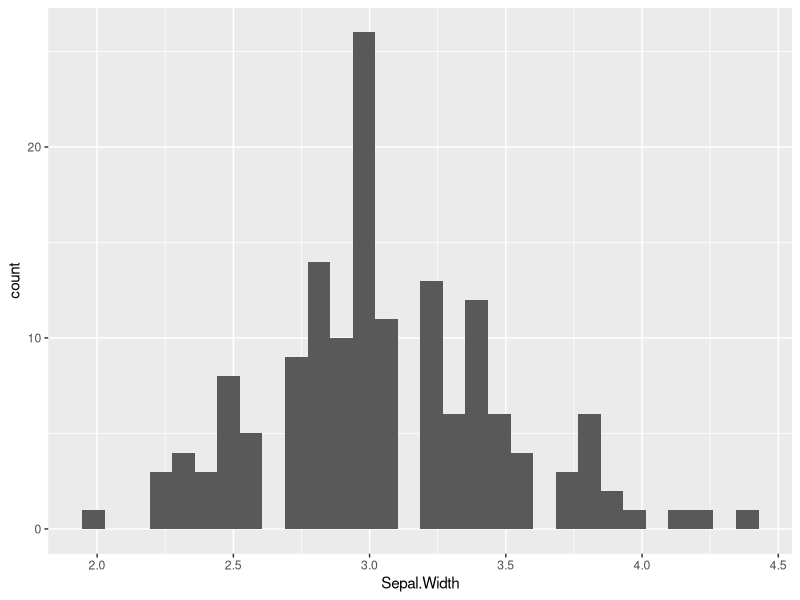
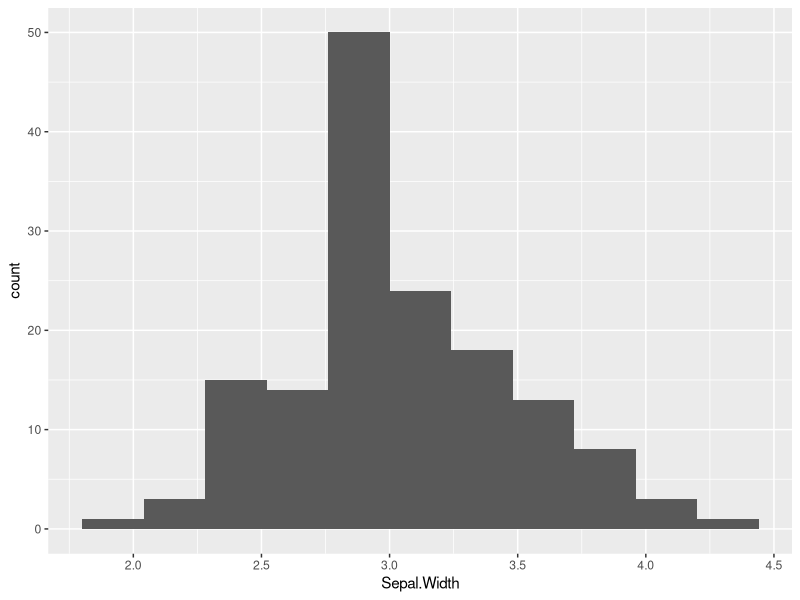
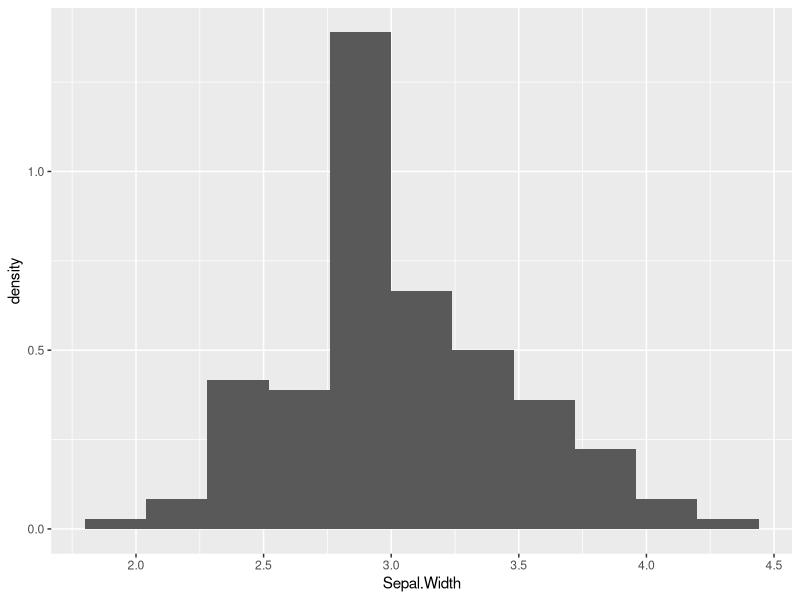
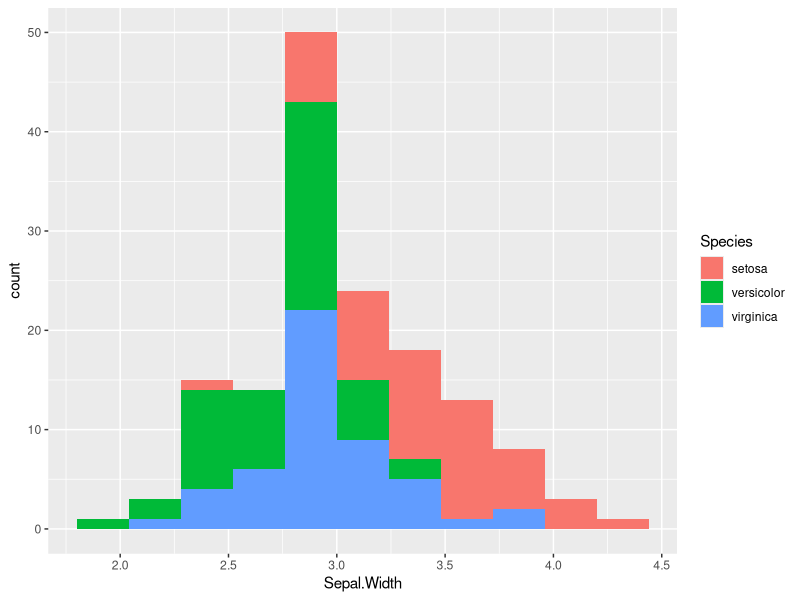
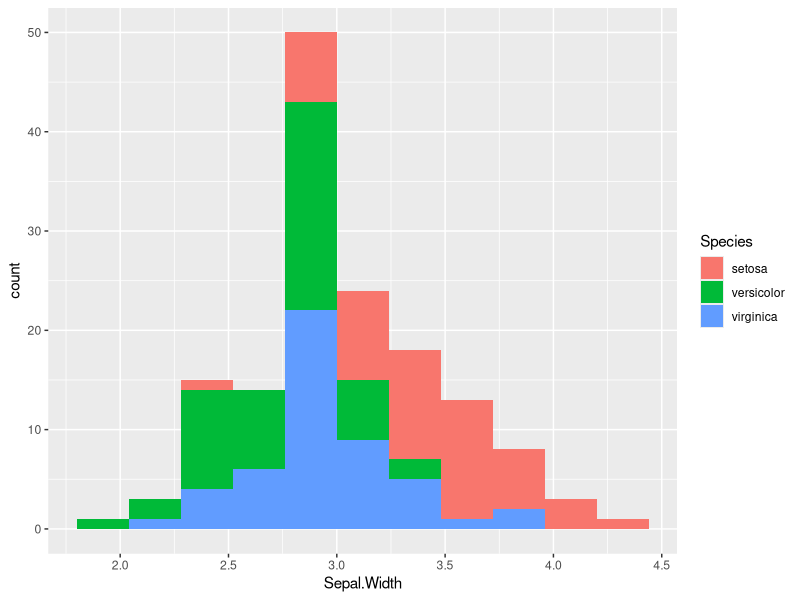
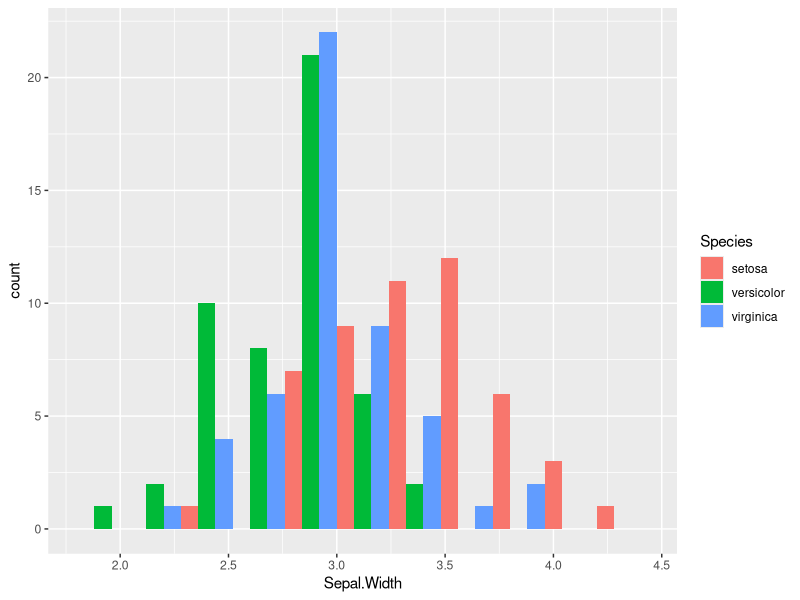
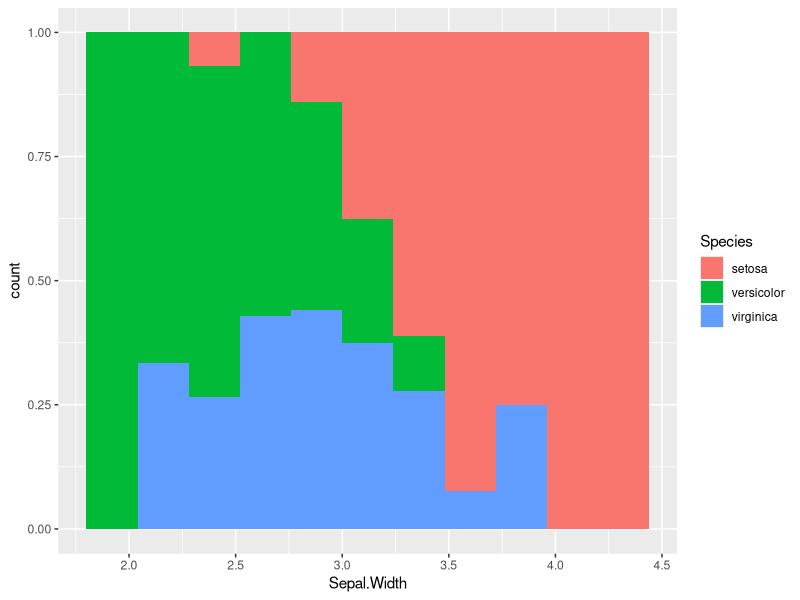
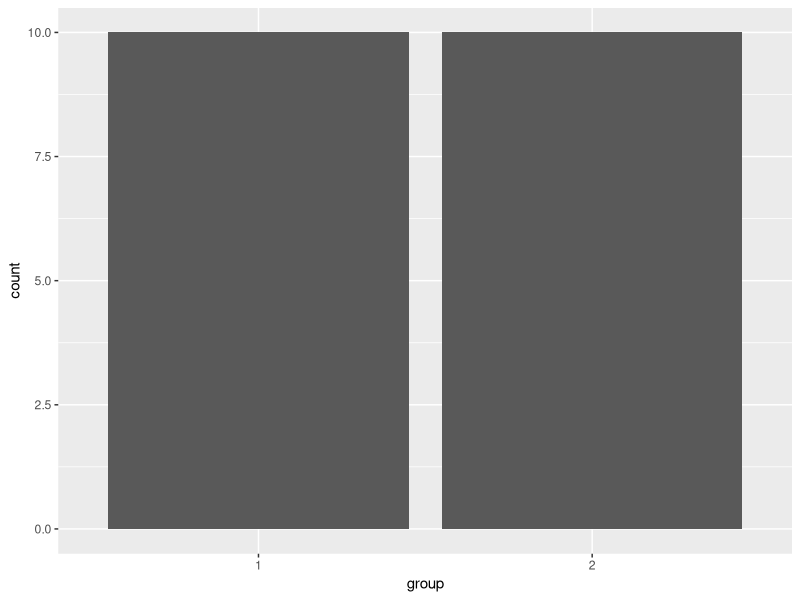

R code for these plots, in order:
### Histograms and other bars
library(ggplot2)
## for coloring need 'fill' rather than 'col' ('col' will only do outline)

### Histogram examples
ggplot(iris,aes(x=Sepal.Width))+geom_histogram()
## to determine binwidth based on info of 'bins=30'
diff(range(iris$Sepal.Width))/30 # gives 0.08
## to select different width based on number of bins
diff(range(iris$Sepal.Width))/10 # gives 0.24
ggplot(iris,aes(x=Sepal.Width))+geom_histogram(binwidth=0.24)
## to get density - same shape but diff y axis
ggplot(iris,aes(x=Sepal.Width))+geom_histogram(aes(y=..density..),binwidth=0.24)
## identify dimensions
ggplot(iris,aes(x=Sepal.Width, fill=Species))+geom_histogram(binwidth=0.24)
ggplot(iris,aes(x=Sepal.Width, fill=Species))+geom_histogram(binwidth=0.24,position="stack")
## side-by-side but not useful here because can't tell where bins begin/end
ggplot(iris,aes(x=Sepal.Width, fill=Species))+geom_histogram(binwidth=0.24,position="dodge")
## show stack % note y axis still says 'count' - should be proportion
ggplot(iris,aes(x=Sepal.Width, fill=Species))+geom_histogram(binwidth=0.24,position="fill")

### Bar plot examples
str(sleep) # appears to be different sleep dataset than in datacamp!
ggplot(sleep,aes(group))+geom_bar()
## use diamonds instead
str(diamonds)
ggplot(diamonds,aes(cut))+geom_bar() # same as histogram
ggplot(diamonds,aes(cut))+geom_bar(stat="count") # specify the statistic as 'count'
ggplot(diamonds,aes(x=cut,y=price))+
  geom_bar(stat="identity") # stat = identity to show y axis data

### Exercises
ggplot(mtcars,aes(x=mpg))+geom_histogram(binwidth=1)
ggplot(mtcars,aes(x=mpg))+geom_histogram(aes(y=..density..),binwidth=1)
myBlue <- "#377EB8"
ggplot(mtcars,aes(x=mpg))+geom_histogram(binwidth=1,aes(y=..density..),fill=myBlue)

ggplot(mtcars,aes(x=as.factor(cyl),fill=as.factor(am)))+geom_bar()
ggplot(mtcars,aes(x=as.factor(cyl),fill=as.factor(am)))+geom_bar(position="stack")
## set to proportion
ggplot(mtcars,aes(x=as.factor(cyl),fill=as.factor(am)))+geom_bar(position="fill")
## side by side
ggplot(mtcars,aes(x=as.factor(cyl),fill=as.factor(am)))+geom_bar(position="dodge")

posn_d <- position_dodge(0.2)
ggplot(mtcars,aes(x=as.factor(cyl),fill=as.factor(am)))+geom_bar(position=posn_d)
ggplot(mtcars,aes(x=as.factor(cyl),fill=as.factor(am)))+geom_bar(position=posn_d,alpha=0.6)

# A basic histogram, add coloring defined by cyl 
ggplot(mtcars, aes(mpg,fill=as.factor(cyl))) +
  geom_histogram(binwidth = 1)

# Change position to identity - stack is default
ggplot(mtcars, aes(mpg,fill=as.factor(cyl))) +
  geom_histogram(binwidth=1,position="identity")

# Change geom to freqpoly (position is identity by default) 
ggplot(mtcars, aes(mpg,col=as.factor(cyl))) +
  geom_freqpoly(binwidth=1,position="identity")

# Example of how to use a brewed color palette
ggplot(mtcars, aes(x = cyl, fill = as.factor(am))) +
  geom_bar() +
  scale_fill_brewer(palette = "Set1")

# switch to diamonds (instead of Vocab used in Datacamp)
# Plot cut on x and color on fill
# Use the default brewed color palette

ggplot(diamonds,aes(x=cut,fill=color))+
  geom_bar(position="fill")+
  scale_fill_brewer()
## will get warning message and incomplete plot if too many levels in color factor
ggplot(diamonds,aes(x=cut,fill=as.factor(depth)))+
  geom_bar(position="fill")+
  scale_fill_brewer()

# Basic histogram plot command
ggplot(mtcars, aes(mpg)) + 
  geom_histogram(binwidth = 1)

# Expand the histogram to fill using am - default position is stack
ggplot(mtcars, aes(mpg,fill=as.factor(am))) + 
  geom_histogram(binwidth = 1)

# Change the position argument to "dodge"
ggplot(mtcars, aes(mpg,fill=as.factor(am))) + 
  geom_histogram(binwidth = 1,position="dodge")

# Change the position argument to "fill" -> creates proportional stack adding up to 1
ggplot(mtcars, aes(mpg,fill=as.factor(am))) + 
  geom_histogram(binwidth = 1,position="fill")

# Change the position argument to "identity" and set alpha to 0.4
ggplot(mtcars, aes(mpg,fill=as.factor(am))) + 
  geom_histogram(binwidth = 1,position="identity",alpha=0.4)


# Change fill to cyl
ggplot(mtcars, aes(mpg,fill=as.factor(cyl))) + 
  geom_histogram(binwidth = 1,position="identity",alpha=0.4)
# back to stack default - seems most useful to me
ggplot(mtcars, aes(mpg,fill=as.factor(cyl))) + 
  geom_histogram(binwidth = 1,position="stack")
ggplot(mtcars, aes(mpg,fill=as.factor(cyl))) + 
  geom_histogram(binwidth = 1,position="fill")